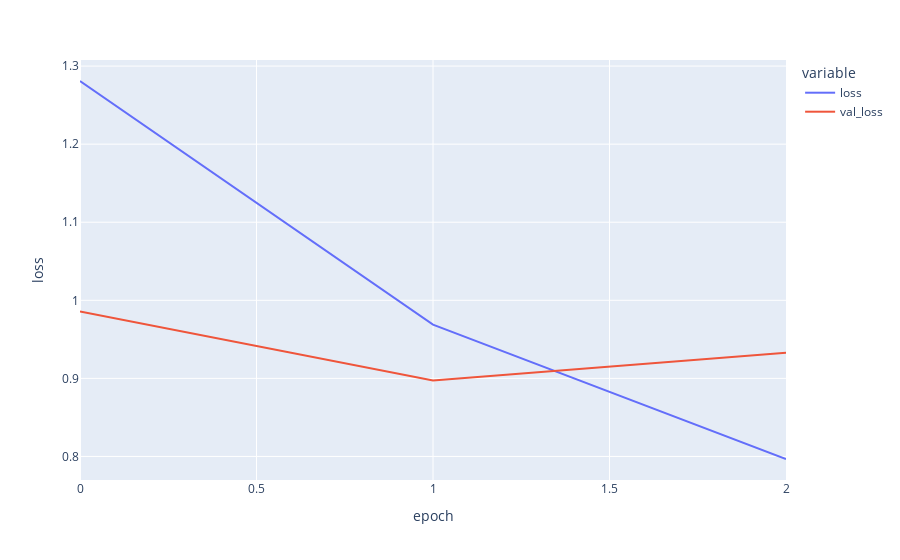

Notebook code cell kept with this figure:
### Code cell
fig = px.line(
    history.history, y=['loss', 'val_loss'],
    labels={'index': 'epoch', 'value': 'loss'}
)

fig.show()

### Figure 1 — Plotly figure (JSON) as saved in the notebook; plotly's stock layout.template omitted (floating-point values rounded to 4 significant figures)
{"data": [{"hovertemplate": "variable=loss<br>epoch=%{x}<br>loss=%{y}<extra></extra>", "legendgroup": "loss", "line": {"color": "#636efa", "dash": "solid"}, "marker": {"symbol": "circle"}, "mode": "lines", "name": "loss", "orientation": "v", "showlegend": true, "type": "scatter", "x": [0, 1, 2], "xaxis": "x", "y": [1.281, 0.9688, 0.7967], "yaxis": "y"}, {"hovertemplate": "variable=val_loss<br>epoch=%{x}<br>loss=%{y}<extra></extra>", "legendgroup": "val_loss", "line": {"color": "#EF553B", "dash": "solid"}, "marker": {"symbol": "circle"}, "mode": "lines", "name": "val_loss", "orientation": "v", "showlegend": true, "type": "scatter", "x": [0, 1, 2], "xaxis": "x", "y": [0.9858, 0.8973, 0.9329], "yaxis": "y"}], "layout": {"legend": {"title": {"text": "variable"}, "tracegroupgap": 0}, "margin": {"t": 60}, "xaxis": {"anchor": "y", "domain": [0, 1], "title": {"text": "epoch"}}, "yaxis": {"anchor": "x", "domain": [0, 1], "title": {"text": "loss"}}}}
